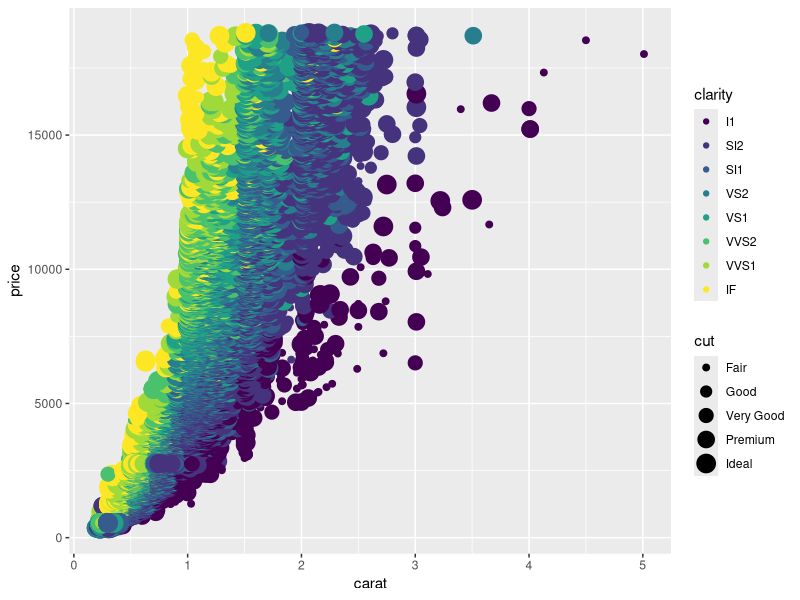
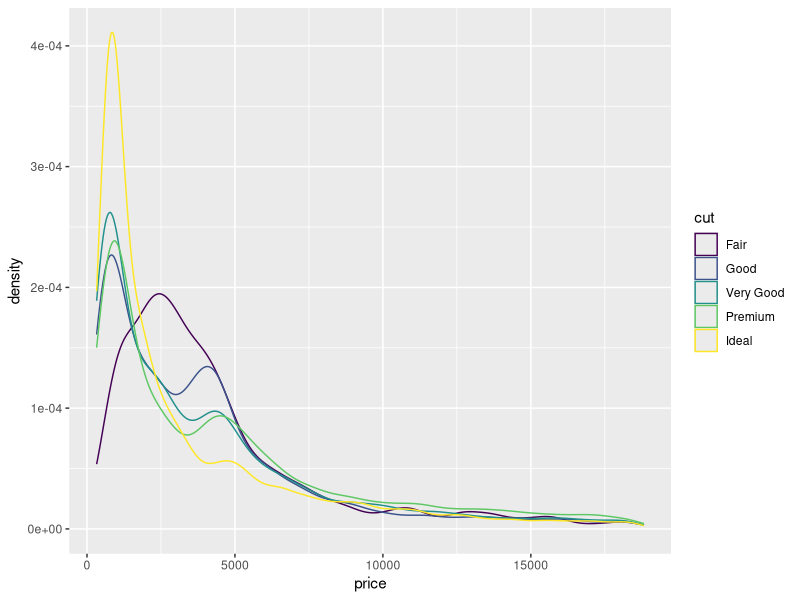

Recreate these plots in R, in order.
## ---- chunk 1
require(ggplot2)
## ---- chunk 2
data("diamonds")
## ---- chunk 3
summary(diamonds)[,c(1,2,4,7)]
## ---- chunk 4
ggplot(diamonds, aes(x=carat, y=price, color=clarity, size=cut)) + geom_point()
## ---- chunk 5
ggplot(diamonds, aes(x=price, color=cut)) + geom_density()
